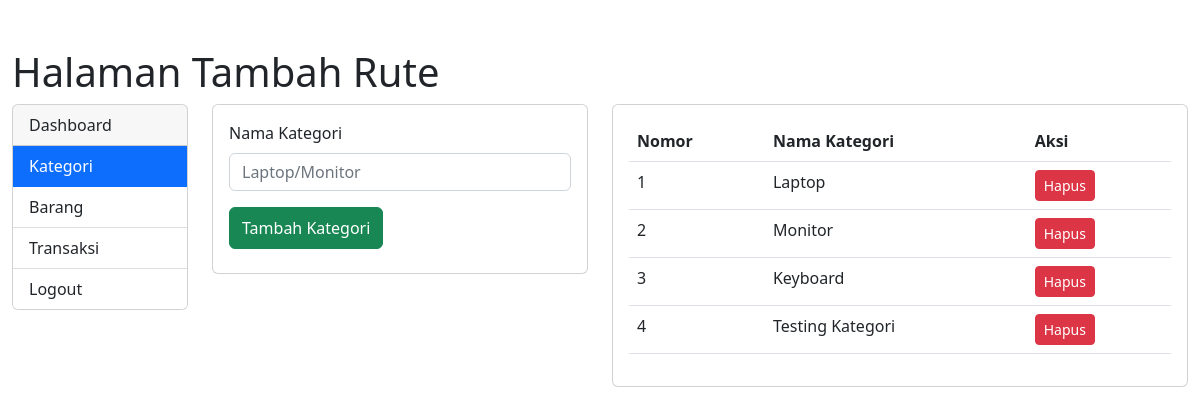
The app's page /admin/tambahkat.php (signed in) with its own data.
### tables this page shows
CREATE TABLE `kategori` (
  `id_kategori` int(11) NOT NULL,
  `nama_kategori` varchar(50) NOT NULL
);

### admin/tambahkat.php (the view, shortened to what this page needs)
<!doctype html>
<html lang="en">
  <head>
    <link href="https://cdn.jsdelivr.net/npm/bootstrap@5.2.0-beta1/dist/css/bootstrap.min.css" rel="stylesheet">
  </head>
  <body>
        <div class="container-fluid mt-5">
            <h1>Halaman Tambah Rute</h1>
            <div class="row">
                <div class="col-2">
                    <div class="card">
                        <div class="card-header">
                            <a class="nav-link" href="<?= URL_UTAMA . '/admin/index.php' ?>">Dashboard</a>
                        </div>
                        <ul class="list-group list-group-flush">
                        <li class="list-group-item active"><a class="nav-link" href="<?= URL_UTAMA . '/admin/tambahkat.php' ?>">Kategori</a></li>
                            <li class="list-group-item"><a class="nav-link" href="<?= URL_UTAMA . '/admin/tambahbrg.php' ?>">Barang</a></li>
                            <li class="list-group-item"><a class="nav-link" href="<?= URL_UTAMA . '/admin/transaksi.php' ?>">Transaksi</a></li>
                            <li class="list-group-item"><a class="nav-link" href="<?= URL_UTAMA . '/logout.php' ?>">Logout</a></li>
                        </ul>
                    </div>
                </div>
                <div class="col-4">
                    <div class="card w-80" >
                        <div class="card-body">
                            <form class="row g-2" method="POST" action="<?= URL_UTAMA . '/admin/tambahkat.php'; ?>">
                                <div class="col-md-12">
                                    <label for="nama_kategori" class="form-label">Nama Kategori</label>
                                    <input type="text" class="form-control" name="nama_kategori" id="nama_kategori" placeholder="Laptop/Monitor">
                                </div>
                                <div class="col-md-12">
                                    <button type="submit" name="tambah" class="btn btn-pesan btn-success pt-2 pb-2 my-2">Tambah Kategori</button>
                                </div>
                            </form>
                        </div>
                    </div>
                </div>
                <div class="col-6">
                    <div class="card w-100">
                        <div class="card-body">
                            <table class="table">
                                <thead>
                                    <tr>
                                        <th scope="col">Nomor</th>
                                        <th scope="col">Nama Kategori</th>
                                        <th scope="col">Aksi</th>
                                    </tr>
                                </thead>
                                <tbody>
                                    <?php
                                    $query = mysqli_query($koneksi,"SELECT * FROM kategori");
                                    $index = 1;
                                    while ($data = mysqli_fetch_object($query)) { ?>
                                        <tr>
                                            <td><?= $index++; ?></td>
                                            <td><?= $data->nama_kategori; ?></td>
                                            <td>
                                                <a href="hapus.php?kategori=<?= $data->id_kategori; ?>" class="btn btn-danger btn-sm"> Hapus</a>
                                            </td>
                                        </tr>
                                    <?php }
                                    ?>
                                </tbody>
                            </table>
                        </div>
                    </div>
                </div>
            </div>
        </div>
<?php include '../footer.php'; ?>

### records on screen
kategori: nama_kategori "Laptop"
kategori: nama_kategori "Monitor"
kategori: nama_kategori "Keyboard"
kategori: nama_kategori "Testing Kategori"
